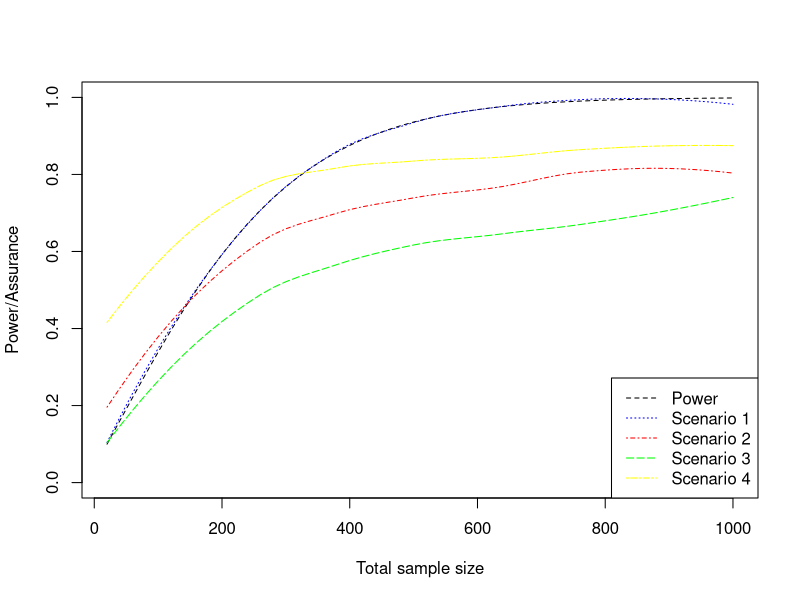

Generate this figure with R:
## ---- chunk 1
knitr::opts_chunk$set(echo = TRUE)
library(knitr)
library(dplyr)
library(RColorBrewer)
library(truncnorm)
## ---- chunk 2
my_tbl <- tibble::tribble(
  ~"", ~"Control (n=63)", ~"Treatment (n=78)",
                          "Success",     "40(63%)",         "47(60%)",              
                            "Failure",       "23(37%)",    "31(40%)"           
                              
  )

require(knitr)
kable(my_tbl, digits = 3, row.names = FALSE, align = "c",
              caption = NULL)

## ---- chunk 3
MoxonidineData <- data.frame(RaisedcTni = c(23, 31), NotRaisedcTni = c(40, 47),
                             row.names = c("Control", "Treatment"))
chisq.test(MoxonidineData, correct = F)
## ---- chunk 4
testvec <- rep(NA, 1000)
for (i in 1:length(testvec)){
  remainingControl <- rbinom(117, size = 1, prob = 23/63)
remainingTreatment <- rbinom(102, size = 1, prob = 31/78)
MoxonidineData <- data.frame(RaisedcTni = c(23+sum(remainingControl==0), 31+sum(remainingControl==0)), NotRaisedcTni = c(40+sum(remainingControl==1), 47+sum(remainingTreatment==1)),
                             row.names = c("Control", "Treatment"))
test <- chisq.test(MoxonidineData, correct = F)
testvec[i] <- test$p.value<0.05
}
mean(testvec)

## ---- chunk 5

testvec <- rep(NA, 1000)
for (i in 1:length(testvec)){
  remainingControl <- rbinom(117, size = 1, prob = 0.45)
remainingTreatment <- rbinom(102, size = 1, prob = 0.3)
MoxonidineData <- data.frame(RaisedcTni = c(23+sum(remainingControl==0), 31+sum(remainingControl==0)), NotRaisedcTni = c(40+sum(remainingControl==1), 47+sum(remainingTreatment==1)),
                             row.names = c("Control", "Treatment"))
test <- chisq.test(MoxonidineData, correct = F)
testvec[i] <- test$p.value<0.05
}
mean(testvec)

## ---- chunk 6
estBetaParams <- function(mu, var) {
  alpha <- ((1 - mu) / var - 1 / mu) * mu ^ 2
  beta <- alpha * (1 / mu - 1)
  return(params = list(alpha = alpha, beta = beta))
}

estBetaParams(0.45, 0.1^2)

## ---- chunk 7

N1vec <- floor(seq(10, 500, length=50))
N2vec <- floor(seq(10,500, length = 50))
powervec <- rep(NA, length = length(N1vec))
for (i in 1:length(powervec)){
  power <- power.prop.test(n=N1vec[i],p1=0.45,p2=0.3)
  powervec[i] <- power$power
}


plot(N1vec, powervec, type = "l", ylim = c(0,1), xlab = "Total sample size", xaxt = "n",
     ylab = "Power/Assurance", lty=2)
axis(1, at = seq(0, 500,by = 100), labels = seq(0, 1000, by = 200))

assurancefunc <- function(n1, n2, m, v){
  n <- 10e1
  zvec <- rep(NA, length=n)
  for (i in 1:n){
    theta1 <- rbeta(1, 10.7, 13.1) #Control
    rho <- truncnorm::rtruncnorm(1, mean = m, sd = sqrt(v), a = (theta1-1), b = theta1)
    theta2 <- theta1 - rho #Treatment
    control <- rbinom(1, n1, theta1)
    treatment <- rbinom(1, n2, theta2)
    MoxonidineData <- data.frame(RaisedcTni = c(control, treatment),
              NotRaisedcTni = c(n1 - control, n2 - treatment),
              row.names = c("Control", "Treatment"))
    test <- chisq.test(MoxonidineData, correct = F)
    zvec[i] <- test$p.value < 0.05
  }
  mean(zvec)
}

#Scenario 1
ass1 <- rep(NA, length=length(N1vec))
for (i in 1:length(ass1)){
  ass1[i] <- assurancefunc(N1vec[i], N2vec[i], m = 0.15, v = 0.0001)
}
lo1 <- loess(ass1~N1vec)
lines(N1vec[1:(length(predict(lo1)))], predict(lo1), lty=3, col="blue")

#Scenario 2
ass2 <- rep(NA, length=length(N1vec))
for (i in 1:length(ass2)){
  ass2[i] <- assurancefunc(N1vec[i], N2vec[i], m = 0.15, v = 0.01)
}
lo2 <- loess(ass2~N1vec)
lines(N1vec[1:(length(predict(lo2)))], predict(lo2), lty=4, col="red")


#Scenario 3
ass3 <- rep(NA, length=length(N1vec))
for (i in 1:length(ass3)){
  ass3[i] <- assurancefunc(N1vec[i], N2vec[i], m = 0.1, v  = 0.01)
}

lo3 <- loess(ass3~N1vec)
lines(N1vec[1:(length(predict(lo3)))], predict(lo3), lty=5, col="green")

DesignAssuranceFuncNonInform <- function(){

  #We calculate the assurance for user-specified n1 and n2
  assurancefunc <- function(n1, n2){
    n <- 10e1
    zvec <- vector(length=n)
    for (i in 1:n){
      theta1 <- rbeta(1, 10.7, 13.1) #Control
      rho <- runif(n = 1, min = theta1-1, max = theta1)
      theta2 <- theta1 - rho #Treatment
      control <- rbinom(1, n1, theta1)
      treatment <- rbinom(1, n2, theta2)
      MoxonidineData <- data.frame(RaisedcTni = c(control, treatment),
                                     NotRaisedcTni = c(n1 - control, n2 - treatment),
                                     row.names = c("Control", "Treatment"))
      test <- chisq.test(MoxonidineData, correct = F)
      zvec[i] <- test$p.value<0.05
    }
    mean(zvec)
  }

  #We compute the assurance for a range of different n1, n2 values
  assurance <- rep(NA, length = 50)
  N1vec <- floor(seq(10, 500, length=50))
  N2vec <- floor(seq(10,500, length = 50))
  for (i in 1:length(N1vec)){
    assurance[i] <- assurancefunc(N1vec[i], N2vec[i])
  }

  #Smooth the output
  lo <- loess(assurance~N1vec)
  return(lo)
}
lines(N1vec[1:(length(predict(DesignAssuranceFuncNonInform())))], predict(DesignAssuranceFuncNonInform()), lty=6, col="yellow")

legend("bottomright", legend = c("Power", "Scenario 1", "Scenario 2", "Scenario 3", "Scenario 4"),
       col=c("black", "blue", "red", "green", "yellow"), lty=2:6)
